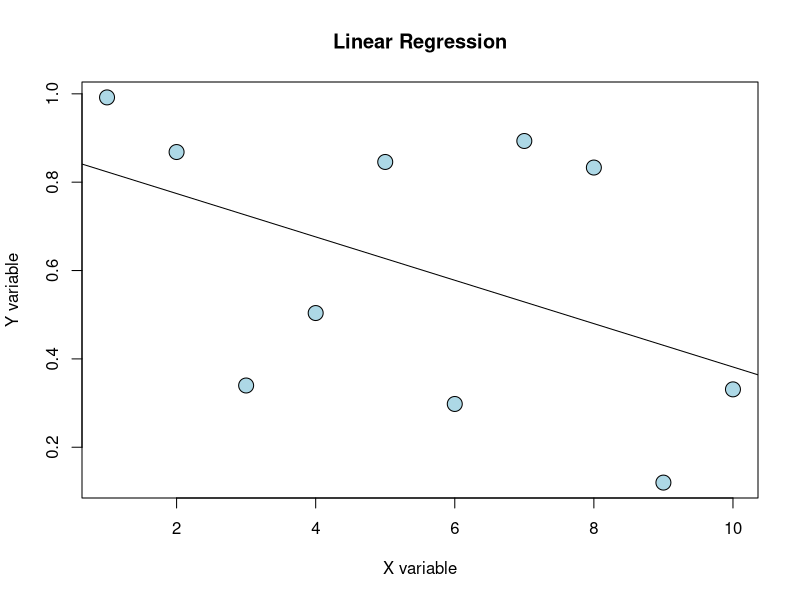
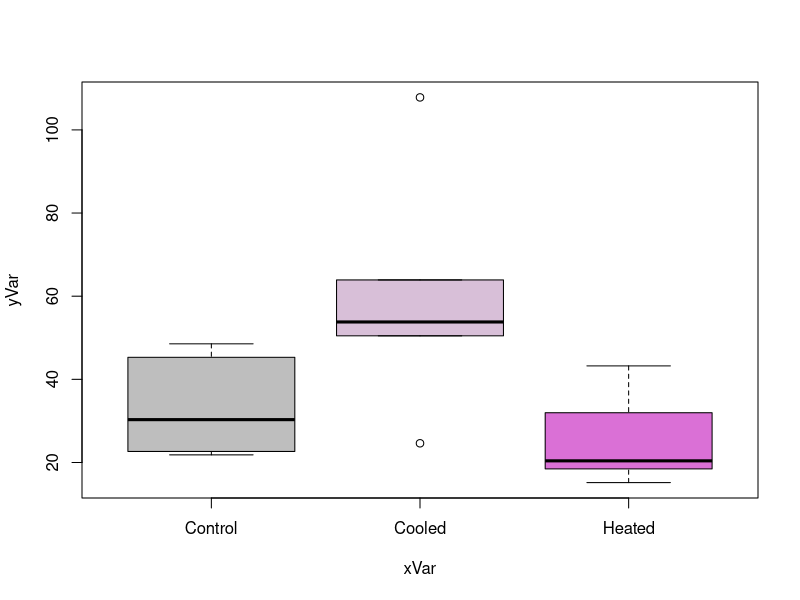
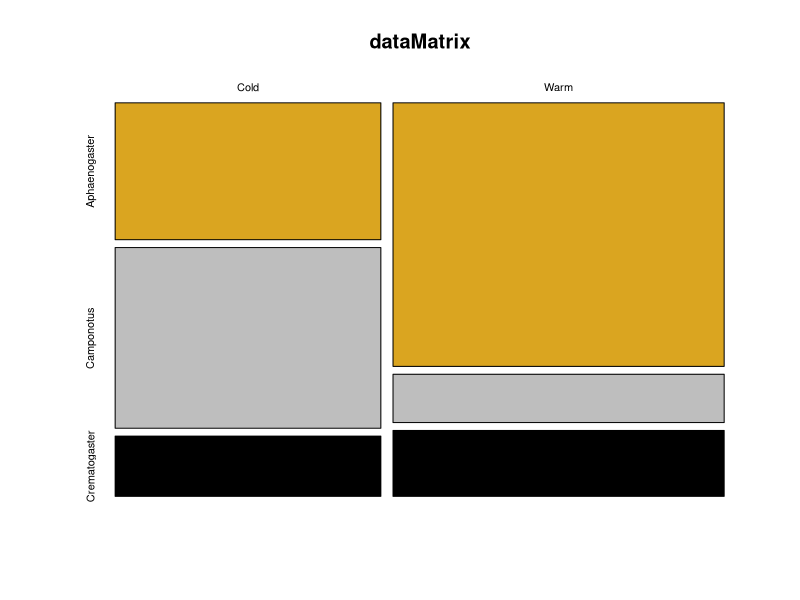
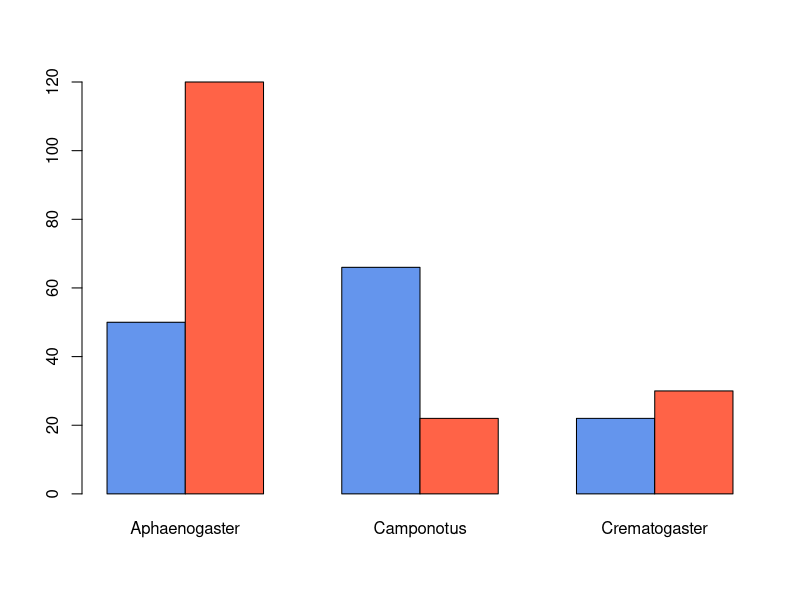
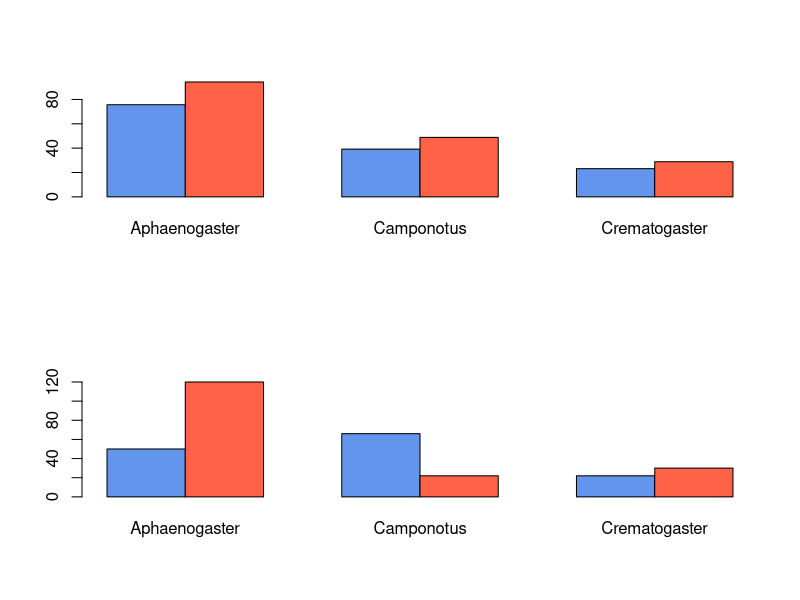
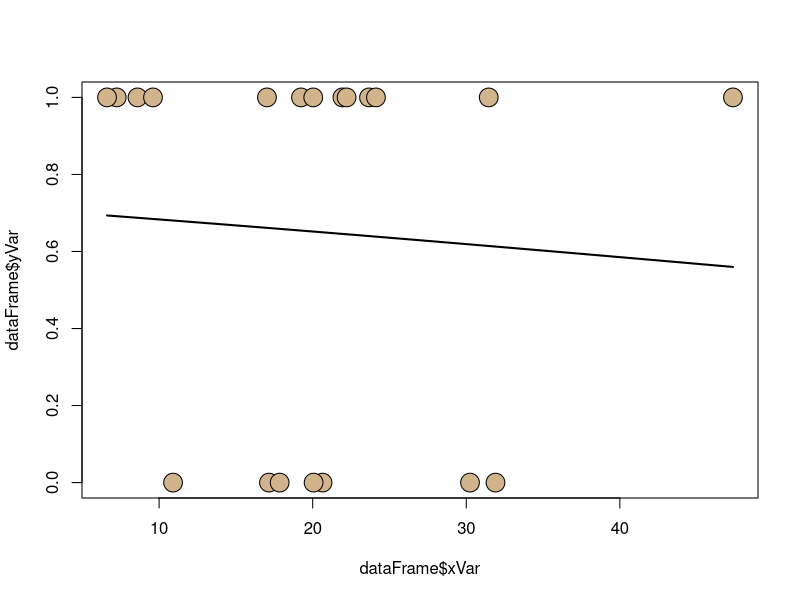

Write R code to recreate these figures, in order.
# CompBio Homework 8
# March 8, 2017
# MWS

############LINEAR REGRESSION##################################

# continuous - continuous data
xVar <- 1:10
yVar <- runif(10)
dataFrame <- data.frame(xVar,yVar)

# model
regModel <- lm(yVar~xVar,data=dataFrame)  # linear regression function

# model output
print(regModel)
print(summary(regModel))

# plot
plot(y=dataFrame$yVar,x=dataFrame$xVar,pch=21,bg="lightblue",cex=2, main="Linear Regression", xlab="X variable", ylab="Y variable")
abline(regModel)

############## ANOVA #####################
# Dependent - continuous; independent - discrete

# data
xVar <- as.factor(rep(c("Control","Heated","Cooled"),each=5))
yVar <- c(rgamma(10,shape=5,scale=5),rgamma(5,shape=5,scale=10))
dataFrame <- data.frame(xVar,yVar)

# model
anovaModel <- aov(yVar~xVar,data=dataFrame)  ## function that runs ANOVA

# model output
print(anovaModel)
summary(anovaModel)

# plot
boxplot(yVar~xVar,data=dataFrame,col=c("grey","thistle","orchid"))


############################ CONTINGENCY TABLE ANALYSIS ###################
# Both discrete

# data
vec1 <- c(50,66,22)
vec2 <- c(120,22,30)
dataMatrix <- rbind(vec1,vec2)
rownames(dataMatrix) <- c("Cold","Warm")
colnames(dataMatrix) <-c("Aphaenogaster",
                         "Camponotus",
                         "Crematogaster")
print(dataMatrix)

# model + model output
print(chisq.test(dataMatrix))

# plot
mosaicplot(x=dataMatrix,
           col=c("goldenrod","grey","black"),
           shade=FALSE)
barplot(height=dataMatrix,
        beside=TRUE,
        col=c("cornflowerblue","tomato"))

# expected data counts
chisq.test(dataMatrix)$expected

# verify expected counts
(sum(dataMatrix[ ,1])*sum(dataMatrix[1, ]))/sum(dataMatrix)

# Comparing the expected and observed visually
par(mfrow=c(2,1))
expected <- as.matrix(chisq.test(dataMatrix)$expected) # put our expected counts into a matrix

barplot(height=expected,
        beside=TRUE,
        col=c("cornflowerblue","tomato"))
barplot(height=dataMatrix,
        beside=TRUE,
        col=c("cornflowerblue","tomato"))


############ LOGISTIC REGRESSION ################

# data
xVar <- rgamma(n=20,shape=5,scale=5)
yVar <- rbinom(n=20,size=1,p=0.5)
dataFrame <- data.frame(xVar,yVar)

# model
# glm function performs logistic regression
logRegMod <- glm(yVar ~ xVar,
                 data=dataFrame,
                 family=binomial(link="logit"))
# model output
print(logRegMod)
summary(logRegMod)

par(mfrow=c(1,1))

# plot
plot(x=dataFrame$xVar, y=dataFrame$yVar,pch=21,bg="tan",cex=2.5)
curve(predict(logRegMod,data.frame(xVar=x),type="response"),add=TRUE,lwd=2)

